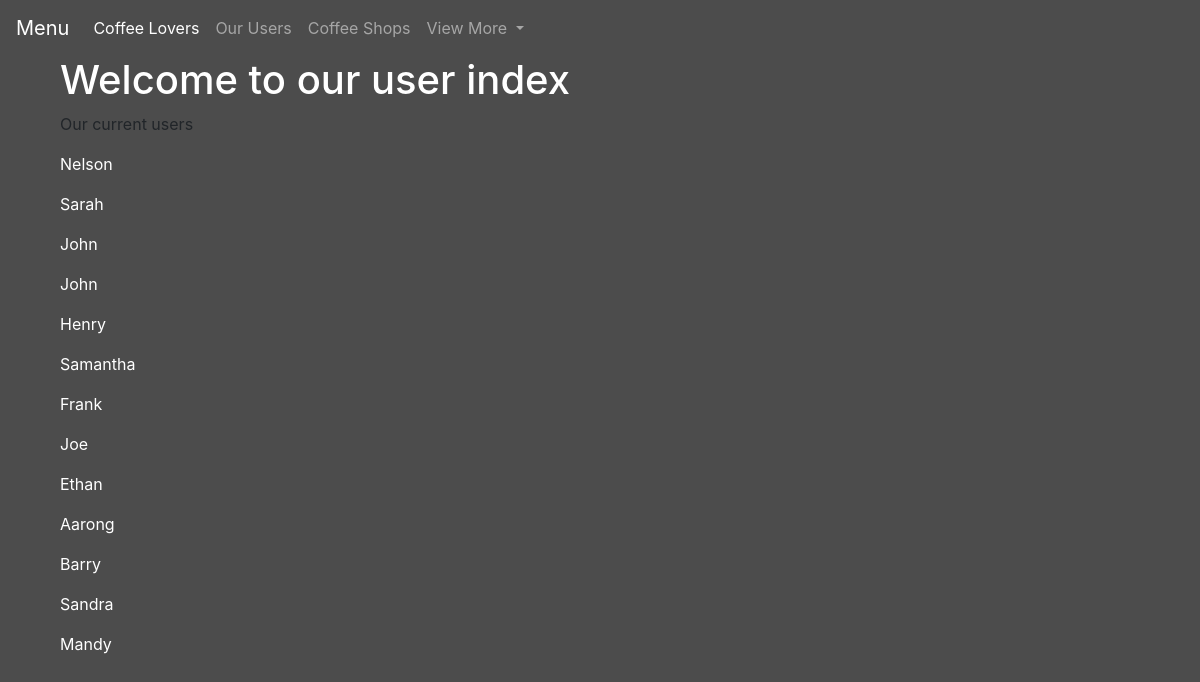
/index, run on the app's committed database.
### website/models.py (models this page shows, shortened)
class User(db.Model, UserMixin):
    __tablename__ = 'users'
    __table_args__ = {'extend_existing': True}
    id = db.Column(db.Integer, primary_key=True)
    email = db.Column(db.String(80), unique=True)
    password = db.Column(db.String(120))
    name = db.Column(db.String(80))
    locations = db.relationship('Shops', secondary=locationsTable, lazy='subquery',
                                backref=db.backref('users', lazy=True))

### website/views.py (the view)
@views.route('/index')
def index():
    count = len(User.query.all())
    people = User.query.all()
    return render_template("index.html", users=count, lstOfUsers=people, user=current_user)

### website/templates/index.html (shortened to what this page needs)
{% extends "base.html" %}
{% block content%}
<div class="container-fluid">
    <h1 style="color:white; font-size=300%;">Welcome to our user index </h1>
</div>
<div class="container" align="left" >
    <p > Our current users </p>
    {% for user in lstOfUsers %}
    <p style="color:white"> {{ user.name }}</p>
    {% endfor %}
</div>
{% endblock%}

### data on the page
User: name "Nelson"
User: name "Sarah"
User: name "John"
User: name "John"
User: name "Henry"
User: name "Samantha"
User: name "Frank"
User: name "Joe"
User: name "Ethan"
User: name "Aarong"
User: name "Barry"
User: name "Sandra"
User: name "Mandy"
